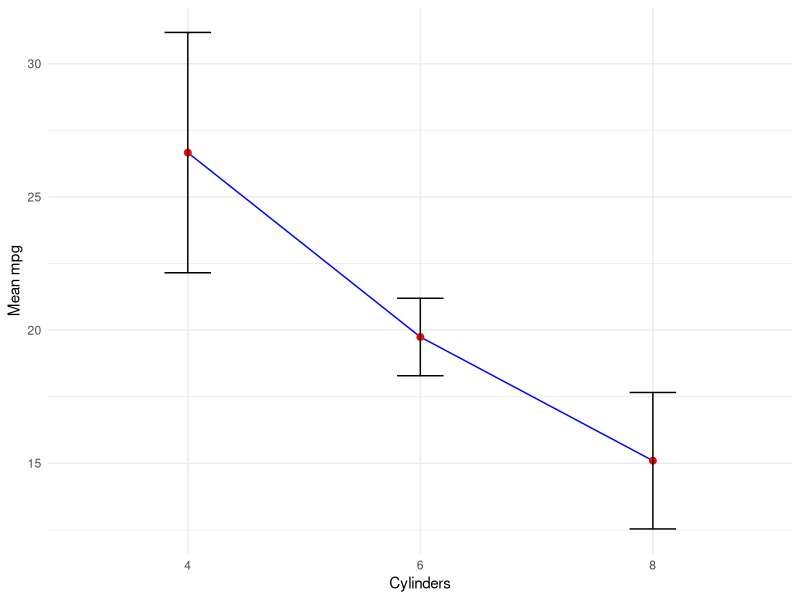
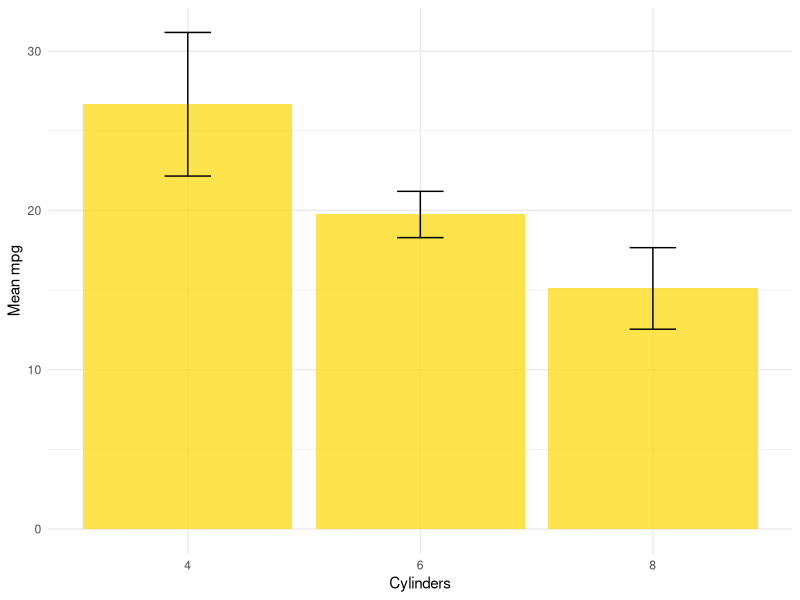
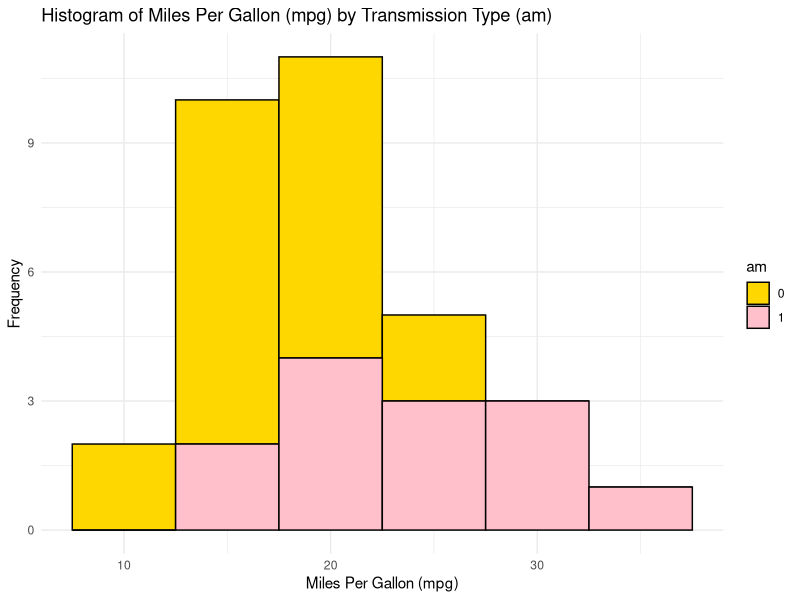
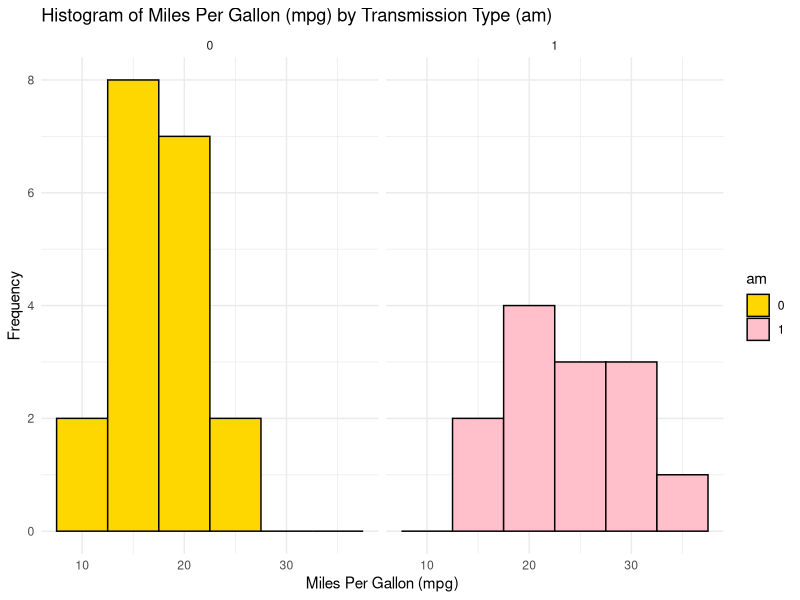
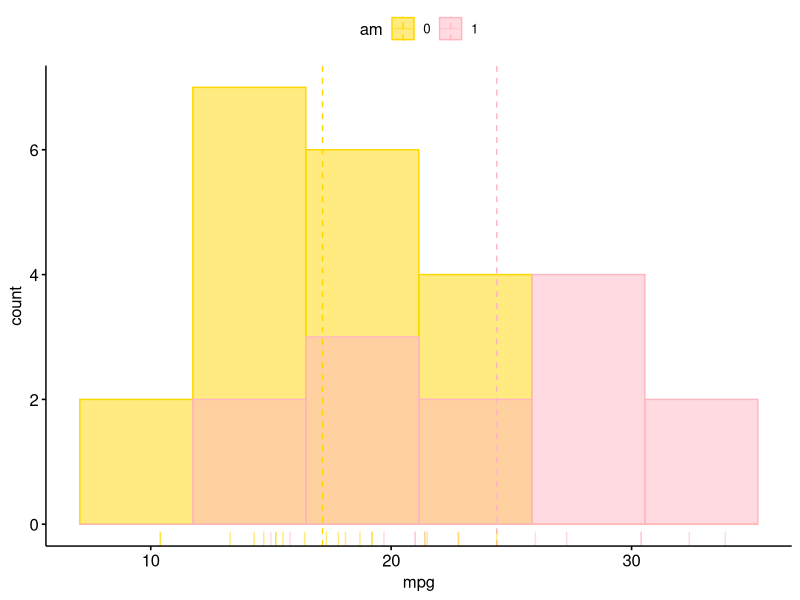
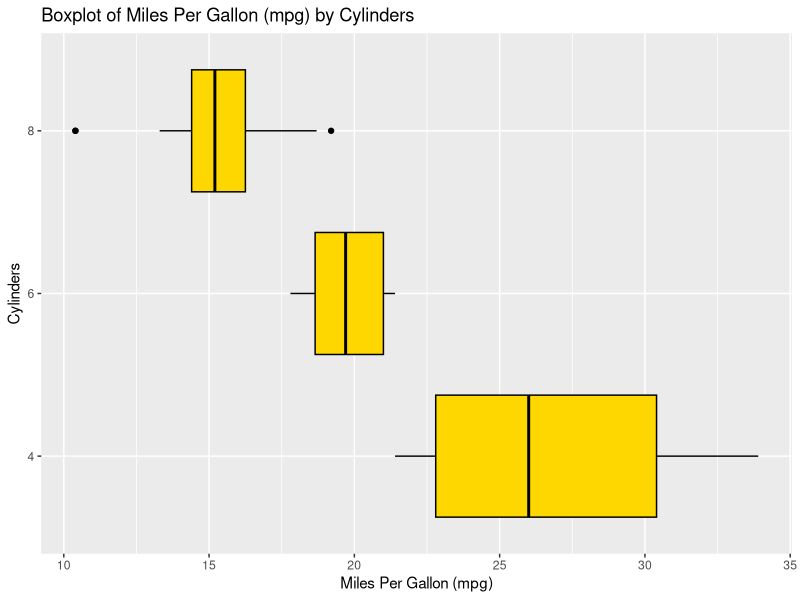
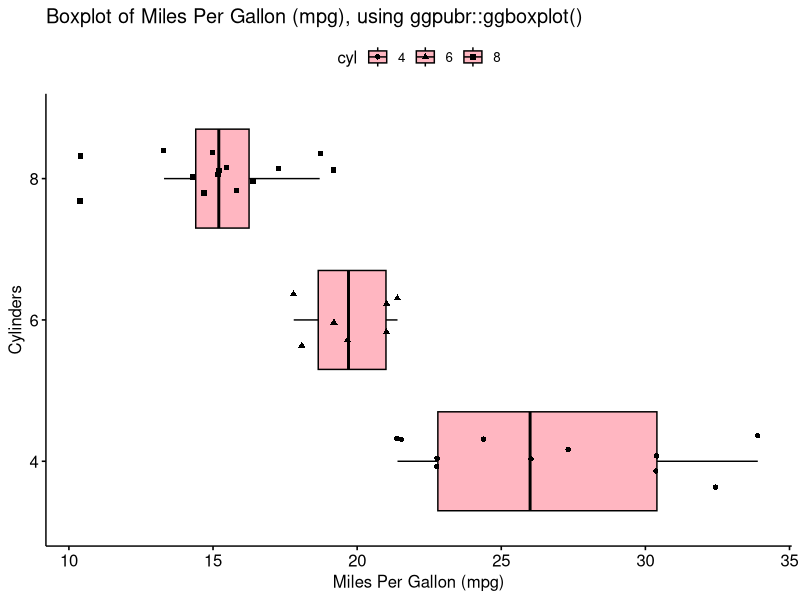

These charts were generated, in order, by the following R code:
## ---- chunk 1
# Load the required libraries, suppressing annoying startup messages
library(tibble) 
suppressPackageStartupMessages(library(dplyr))
# Read the mtcars dataset into a tibble called tb
data(mtcars)
tb <- as_tibble(mtcars)
# Convert several numeric columns into factor variables
tb$cyl <- as.factor(tb$cyl)
tb$vs <- as.factor(tb$vs)
tb$am <- as.factor(tb$am)
tb$gear <- as.factor(tb$gear)
# Directly access the data columns of tb, without tb$mpg
attach(tb)
## ---- chunk 2
library(dplyr)
s1 <- tb %>%
  group_by(cyl) %>%
  summarise(Mean_mpg = mean(mpg, na.rm = TRUE),
            SD_mpg = sd(mpg, na.rm = TRUE)) 
print(s1)
## ---- chunk 3
library(ggplot2)
ggplot(s1, 
       aes(x = cyl, y = Mean_mpg)) +
  geom_line(group=1, color = "blue") +
  geom_point(size = 2, color = "red") +
  geom_errorbar(aes(ymin = Mean_mpg - SD_mpg, 
                    ymax = Mean_mpg + SD_mpg), 
                width = .2, colour = "black") +
  labs(x = "Cylinders", y = "Mean mpg") +
  theme_minimal()

## ---- chunk 4
library(ggplot2)

# mpg plot
ggplot(s1, aes(x = cyl, y = Mean_mpg)) +
  geom_bar(stat = "identity", 
           fill = "gold", 
           alpha = 0.7) +
  geom_errorbar(aes(ymin = Mean_mpg - SD_mpg, 
                    ymax = Mean_mpg + SD_mpg), 
                width = .2) +
  labs(x = "Cylinders", y = "Mean mpg") +
  theme_minimal()
## ---- chunk 5
library(dplyr)
s3 <- tb %>%
  group_by(cyl) %>%
  summarise(
    Mean_mpg = mean(mpg, na.rm = TRUE),
    SD_mpg = sd(mpg, na.rm = TRUE),
    Mean_wt = mean(wt, na.rm = TRUE),
    SD_wt = sd(wt, na.rm = TRUE),
    Mean_hp = mean(hp, na.rm = TRUE),
    SD_hp = sd(hp, na.rm = TRUE)
    ) 
print(s3)
## ---- chunk 6
ggplot(tb, aes(x = mpg, 
               fill = am)) +
  geom_histogram(binwidth = 5, color = "black") +
  scale_fill_manual(values = c("gold", "pink")) +
  theme_minimal() +
  labs(title = "Histogram of Miles Per Gallon (mpg) by Transmission Type (am)",
       x = "Miles Per Gallon (mpg)",
       y = "Frequency")
## ---- chunk 7
ggplot(tb, aes(x = mpg, 
               fill = am)) +
  geom_histogram(binwidth = 5, color = "black") +
  scale_fill_manual(values = c("gold", "pink")) +
  facet_wrap(~ am) +
  theme_minimal() +
  labs(title = "Histogram of Miles Per Gallon (mpg) by Transmission Type (am)",
       x = "Miles Per Gallon (mpg)",
       y = "Frequency")
## ---- chunk 8
library(ggpubr)
gghistogram(tb, 
            x = "mpg", 
            bins = 6,
            add = "mean", 
            rug = TRUE, 
            color = "am", 
            fill = "am", 
            palette = c("gold", "lightpink"))
## ---- chunk 9
library(ggplot2)

ggplot(tb, aes(x = cyl, 
               y = mpg)) +
  geom_boxplot(fill = "gold", 
               color = "black") +
  coord_flip() +
  labs(title = "Boxplot of Miles Per Gallon (mpg) by Cylinders",
       y = "Miles Per Gallon (mpg)",
       x = "Cylinders")
## ---- chunk 10
library(ggpubr)
ggboxplot(tb, 
          y = "mpg", 
          x = "cyl",
          color = "black" ,
          fill = "lightpink",
          shape = "cyl",
          orientation = "horizontal",
          add = "jitter", #jitter helps display the data points
          title = "Boxplot of Miles Per Gallon (mpg), using ggpubr::ggboxplot()",
          ylab = "Miles Per Gallon (mpg)",
          xlab = "Cylinders"
)
## ---- chunk 11
library(dplyr)
tb %>%
  group_by(cyl, am) %>%
  summarise(Mean_mpg = mean(mpg, na.rm = TRUE),
            SD_mpg = sd(mpg, na.rm = TRUE))
## ---- chunk 12
library(dplyr)
tb %>%
  group_by(am, cyl) %>%
  summarise(Mean_mpg = mean(mpg, na.rm = TRUE),
            SD_mpg = sd(mpg, na.rm = TRUE))
## ---- chunk 13
library(dplyr)
tb %>%
  group_by(am, cyl) %>%
  summarise(
    Mean_mpg = mean(mpg, na.rm = TRUE),
    SD_mpg = sd(mpg, na.rm = TRUE),
    Mean_wt = mean(wt, na.rm = TRUE),
    SD_wt = sd(wt, na.rm = TRUE),
    Mean_hp = mean(hp, na.rm = TRUE),
    SD_hp = sd(hp, na.rm = TRUE)
    ) 
